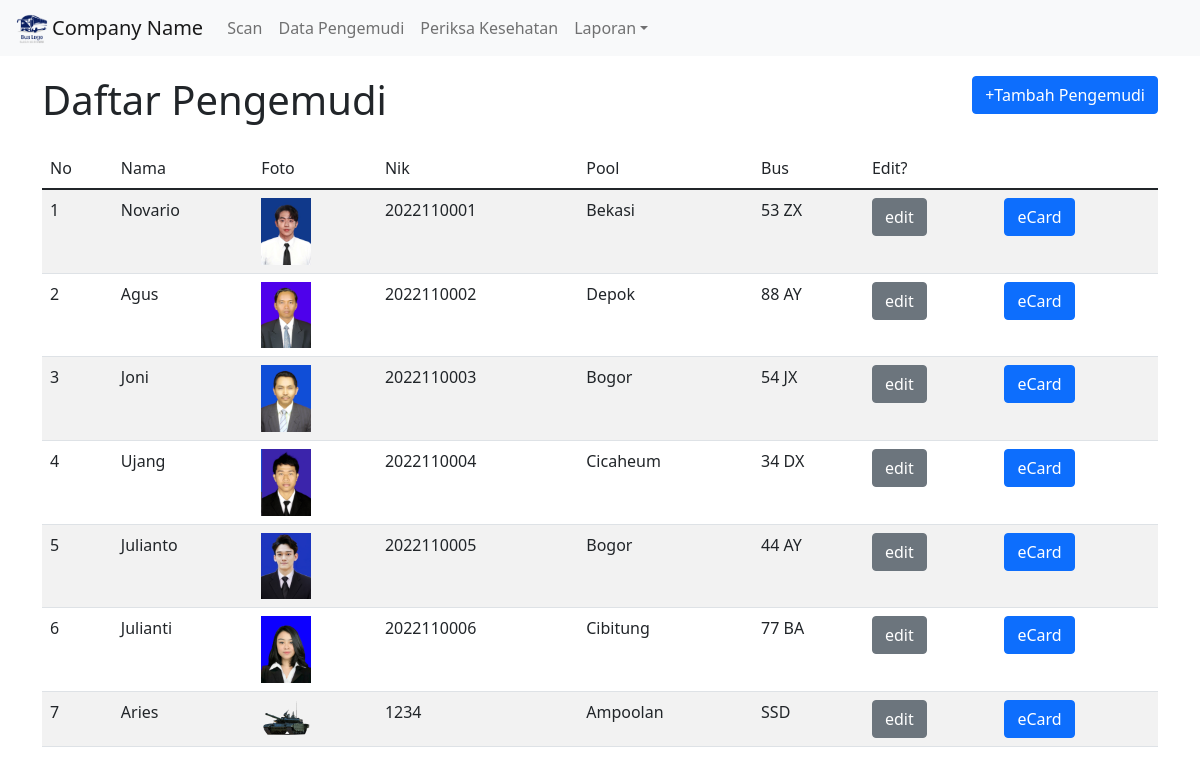
Page /pengemudi/list (signed in) on the earlier database version.
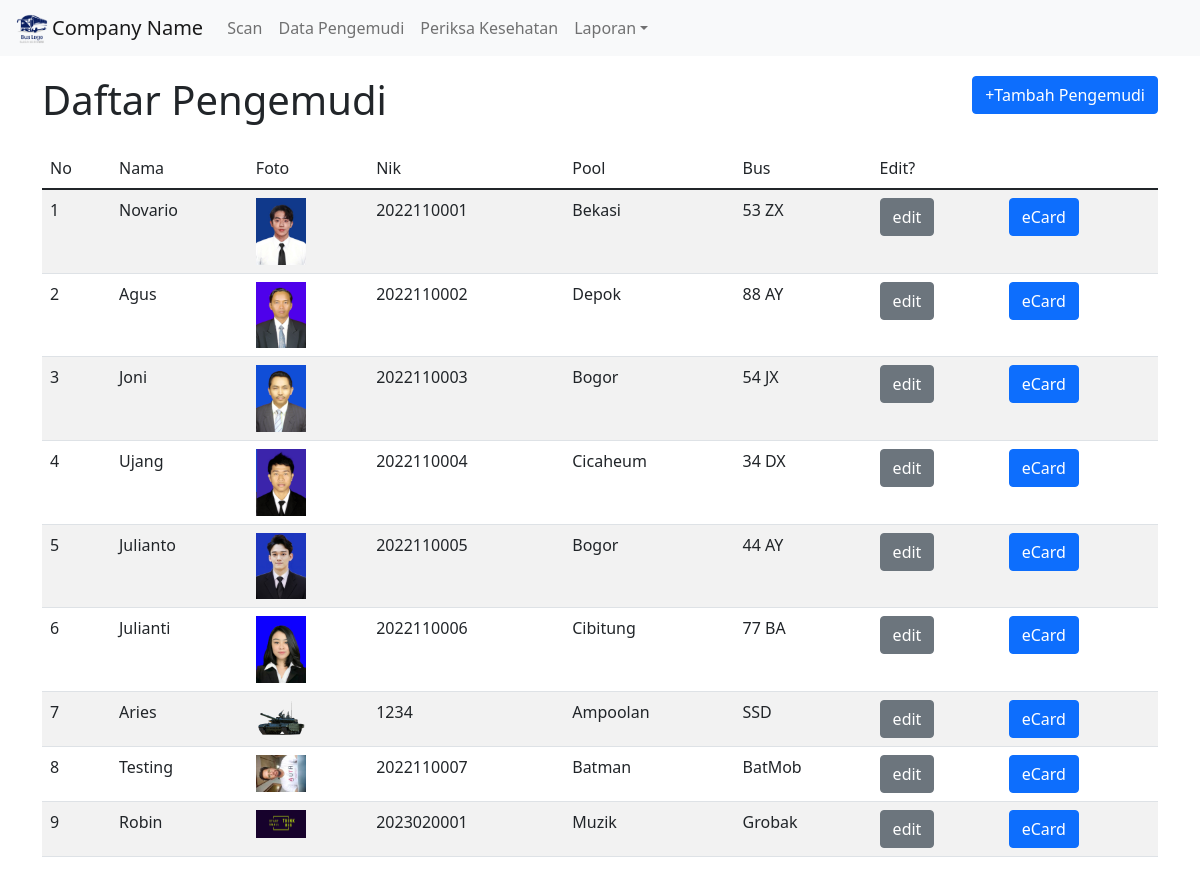
Same page on the later database version.
### LayakMengemudi/models.py (models this page shows, shortened)
class Pengemudi(models.Model):
    nama = models.CharField(max_length=100)
    tanggal_lahir = models.DateField(null=False, blank=False)#default=datetime.utcnow().date())
    kota_kelahiran = models.CharField(max_length=50, null=False, blank=False)
    alamat = models.TextField(null=False, blank=False)
    nik = models.CharField(max_length=12, null=False, blank=False)
    pool = models.CharField(max_length=50)
    bus = models.CharField(max_length=6)
    class StatusJalan(models.TextChoices):
        LAYAK = 'L', _('Layak Jalan')
        TIDAK = 'TL', _('Tidak Layak Jalan')
    status = models.CharField(max_length=2, choices=StatusJalan.choices, default=StatusJalan.TIDAK)
    periksa_terakhir = models.DateTimeField(null=True)
    pasfoto = ResizedImageField(size=[300, 400],upload_to='images/%Y%m')
    qrcode_path = models.CharField(max_length=256)

### LayakMengemudi/views.py (the view)
# urls.py: path('pengemudi/list', PengemudiList.as_view(), name='pengemudi-list'),
class PengemudiList(LoginRequiredMixin, ListView):
    login_url = 'auth/login'
    model = Pengemudi
    template_name = 'pengemudi_listview.html'

### templates/pengemudi_listview.html
{% extends 'navigation.html' %}
{% load static %}
{% block content %}
 <div class="container">
     <div class="row mb-3">
         <div class="col md-8">
             <h1>Daftar Pengemudi</h1>
         </div>
         <div class="col md-4 text-end">
             <a href="{% url 'pengemudi-create' %}" type="button" class="btn btn-primary">+Tambah Pengemudi</a>
         </div>
     </div>
   <div>
        <table class="table table-striped table-hover">
            <thead>
                <tr>
                    <td>No</td>
                    <td>Nama</td>
                    <td>Foto</td>
                    <td>Nik</td>
                    <td>Pool</td>
                    <td>Bus</td>
                    <td>Edit?</td>
                </tr>
            </thead>
            <tbody>
                {% for pengemudi in object_list %}
                    <tr>
                        <td>{{ forloop.counter }}</td>
                        <td><a href="{% url 'pengemudi-detail' pengemudi.nik %}" style="text-decoration:none" class="link-dark">{{ pengemudi.nama }}</td>
                        <td><img src="{{ pengemudi.pasfoto.url }}" width="50"></td>
                        <td>{{ pengemudi.nik }}</td>
                        <td>{{ pengemudi.pool }}</td>
                        <td>{{ pengemudi.bus }}</td>
                        <td><a type="button" href="{% url 'pengemudi-update' %}{{ pengemudi.id }}" class="btn btn-secondary">edit</a></td>
                        <td><a type="button" href="{% url 'print-id' %}{{ pengemudi.nik }}" class="btn btn-primary">eCard</a></td>
                    </tr>
                {% endfor %}
            </tbody>
        </table>
    </div>
</div>
{% endblock %}

### templates/navigation.html (shortened to what this page needs)
{% load static %}
<!doctype html>
<html lang="en">
  <head>
    <link href="https://cdn.jsdelivr.net/npm/bootstrap@5.1.3/dist/css/bootstrap.min.css" rel="stylesheet">
    <link href="{% static 'css/navbar.css' %}" rel="stylesheet">
  </head>
  <body>
    <main>
      <nav class="navbar navbar-expand-md navbar-light bg-light" aria-label="Fourth navbar example">
        <div class="container-fluid">
          <img src="{% static 'bus-logo-small.png' %}" height="40">
          <a class="navbar-brand" href="#">Company Name</a>
          <div class="collapse navbar-collapse" id="navbarsExample04">
            <ul class="navbar-nav me-auto mb-2 mb-md-0">
              <li class="nav-item">
                <a class="nav-link" aria-current="page" href="{% url 'beranda' %}">Scan</a>
              </li>
              <li class="nav-item">
                <a class="nav-link" href="{% url 'pengemudi-list' %}">Data Pengemudi</a>
              </li>
              <li class="nav-item">
                <a class="nav-link" href="{% url 'pemeriksaan-create' %}" tabindex="-1" aria-disabled="true">Periksa Kesehatan</a>
              </li>
              <li class="nav-item dropdown">
                <a class="nav-link dropdown-toggle" href="#" id="dropdown04" data-bs-toggle="dropdown" aria-expanded="false">Laporan</a>
              </li>
            </ul>
          </div>
        </div>
      </nav>
      {% block content %}
      {% endblock content %}
    </main>
  </body>

### LayakMengemudi/static/css/navbar.css (style rules this page uses)
body { padding-bottom: 20px; }
.navbar { margin-bottom: 20px; }

Differences in the rows shown:
added Pengemudi: nama "Testing", pasfoto (picture), nik "2022110007", pool "Batman", bus "BatMob"
added Pengemudi: nama "Robin", pasfoto (picture), nik "2023020001", pool "Muzik", bus "Grobak"
